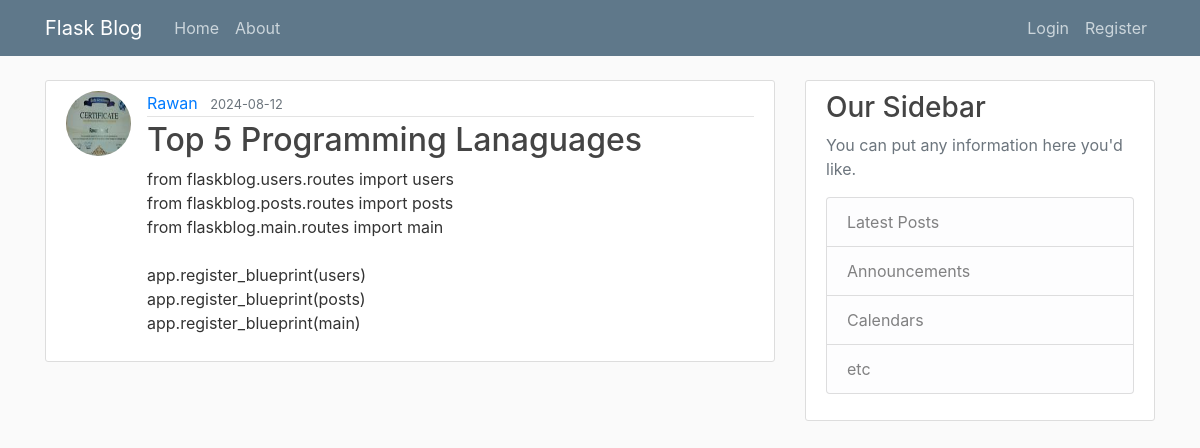
The app's page /post/22 with its own data.
### flaskblog/models.py (models this page shows, shortened)
class User(db.Model, UserMixin):
    id = db.Column(db.Integer, primary_key=True)
    username = db.Column(db.String(20), unique=True, nullable=False)
    email = db.Column(db.String(120), unique=True, nullable=False)
    image_file = db.Column(db.String(20), nullable=False, default='default.jpg')
    password = db.Column(db.String(60), nullable=False)
    posts = db.relationship('Post', backref='author', lazy=True)

class Post(db.Model):
    id = db.Column(db.Integer, primary_key=True)
    title = db.Column(db.String(100), nullable=False)
    date_posted = db.Column(db.DateTime, nullable=False, default=datetime.utcnow)
    content = db.Column(db.Text, nullable=False)
    user_id = db.Column(db.Integer, db.ForeignKey('user.id'), nullable=False)

### flaskblog/posts/routes.py (the view)
@posts.route("/post/<int:post_id>", methods=['GET', 'POST'])
def post(post_id):
    post = Post.query.get_or_404(post_id)
    return render_template('post.html', title=post.title, post=post)

### flaskblog/templates/post.html (shortened to what this page needs)
{% extends "layout.html" %}
{% block content %}
<article class="media content-section">
    <img class="rounded-circle article-img"
        src="{{ url_for('static', filename='profile_pics/' + post.author.image_file) }}">
    <div class="media-body">
        <div class="article-metadata">
            <a class="mr-2" href="{{ url_for('users.user_posts', username=post.author.username) }}">{{
                post.author.username
                }}</a>
            <small class="text-muted">{{ post.date_posted.strftime('%Y-%m-%d') }}</small>
        </div>
        <h2 class="article-title">{{ post.title }}</h2>
        <p class="article-content">{{ post.content }}</p>
    </div>
</article>
{% endblock content %}

### flaskblog/static/main.css (style rules this page uses)
body { background: #fafafa; color: #333333; margin-top: 5rem; }
h1, h2, h3, h4, h5, h6 { color: #444444; }
.content-section { background: #ffffff; padding: 10px 20px; border: 1px solid #dddddd; border-radius: 3px; margin-bottom: 20px; }
.article-title { color: #444444; }
.article-content { white-space: pre-line; }
.article-img { height: 65px; width: 65px; margin-right: 16px; }
.article-metadata { padding-bottom: 1px; margin-bottom: 4px; border-bottom: 1px solid #e3e3e3 }

### records on screen
User: image_file (picture), author.username "Rawan"
Post: date_posted "2024-08-12", title "Top 5 Programming Lanaguages", content "from flaskblog.users.routes import users from flaskblog.posts.routes import posts from flaskblog.main.routes import main app.register_blueprint(users) app.register_blueprint(posts) app.register_blueprint(main)"
